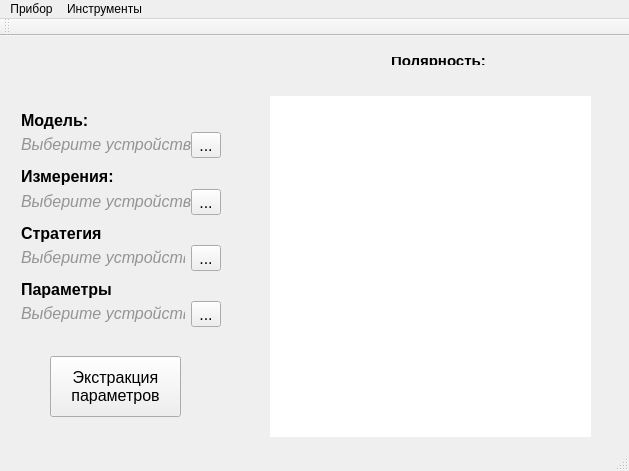
<?xml version="1.0" encoding="UTF-8"?>
<ui version="4.0">
 <class>DeviceWorkspace</class>
 <widget class="QMainWindow" name="DeviceWorkspace">
  <property name="geometry">
   <rect>
    <x>0</x>
    <y>0</y>
    <width>629</width>
    <height>471</height>
   </rect>
  </property>
  <property name="sizePolicy">
   <sizepolicy hsizetype="Fixed" vsizetype="Fixed">
    <horstretch>0</horstretch>
    <verstretch>0</verstretch>
   </sizepolicy>
  </property>
  <property name="minimumSize">
   <size>
    <width>629</width>
    <height>471</height>
   </size>
  </property>
  <property name="maximumSize">
   <size>
    <width>629</width>
    <height>471</height>
   </size>
  </property>
  <property name="windowTitle">
   <string>Рабочая область</string>
  </property>
  <widget class="QWidget" name="centralWidget">
   <widget class="QLabel" name="deviceImage">
    <property name="geometry">
     <rect>
      <x>270</x>
      <y>60</y>
      <width>321</width>
      <height>341</height>
     </rect>
    </property>
    <property name="autoFillBackground">
     <bool>false</bool>
    </property>
    <property name="styleSheet">
     <string notr="true">background-color: rgb(255, 255, 255);</string>
    </property>
    <property name="text">
     <string/>
    </property>
    <property name="pixmap">
     <pixmap>:/images/images/bjt.png</pixmap>
    </property>
    <property name="scaledContents">
     <bool>false</bool>
    </property>
    <property name="alignment">
     <set>Qt::AlignCenter</set>
    </property>
   </widget>
   <widget class="QPushButton" name="btnExtraction">
    <property name="geometry">
     <rect>
      <x>50</x>
      <y>320</y>
      <width>131</width>
      <height>61</height>
     </rect>
    </property>
    <property name="font">
     <font>
      <family>Arial</family>
      <pointsize>12</pointsize>
     </font>
    </property>
    <property name="text">
     <string>Экстракция
параметров</string>
    </property>
   </widget>
   <widget class="QWidget" name="layoutWidget_4">
    <property name="geometry">
     <rect>
      <x>380</x>
      <y>10</y>
      <width>233</width>
      <height>30</height>
     </rect>
    </property>
    <layout class="QHBoxLayout" name="horizontalLayout_10">
     <item>
      <widget class="QLabel" name="labelPolarity">
       <property name="font">
        <font>
         <family>Arial</family>
         <pointsize>11</pointsize>
         <weight>75</weight>
         <bold>true</bold>
        </font>
       </property>
       <property name="text">
        <string>Полярность:</string>
       </property>
      </widget>
     </item>
     <item>
      <widget class="QLabel" name="polarityTitleLabel">
       <property name="text">
        <string/>
       </property>
      </widget>
     </item>
    </layout>
   </widget>
   <widget class="QWidget" name="layoutWidget">
    <property name="geometry">
     <rect>
      <x>10</x>
      <y>61</y>
      <width>222</width>
      <height>241</height>
     </rect>
    </property>
    <layout class="QGridLayout" name="gridLayout">
     <item row="0" column="0">
      <layout class="QVBoxLayout" name="verticalLayout_5">
       <property name="spacing">
        <number>0</number>
       </property>
       <item>
        <widget class="QLabel" name="label_11">
         <property name="font">
          <font>
           <family>Arial</family>
           <pointsize>12</pointsize>
           <weight>75</weight>
           <bold>true</bold>
          </font>
         </property>
         <property name="text">
          <string>Модель:</string>
         </property>
        </widget>
       </item>
       <item>
        <layout class="QHBoxLayout" name="horizontalLayout_6">
         <property name="spacing">
          <number>0</number>
         </property>
         <item>
          <widget class="QLabel" name="labelModel">
           <property name="font">
            <font>
             <family>Arial</family>
             <pointsize>12</pointsize>
            </font>
           </property>
           <property name="text">
            <string>&lt;span style=&quot; font-style:italic; color:#949494;&quot;&gt;Выберите устройство&lt;/span&gt;</string>
           </property>
          </widget>
         </item>
         <item>
          <widget class="QToolButton" name="btnSetModel">
           <property name="font">
            <font>
             <family>Arial</family>
             <pointsize>12</pointsize>
            </font>
           </property>
           <property name="text">
            <string>...</string>
           </property>
          </widget>
         </item>
        </layout>
       </item>
      </layout>
     </item>
     <item row="1" column="0">
      <layout class="QVBoxLayout" name="verticalLayout_6">
       <property name="spacing">
        <number>0</number>
       </property>
       <item>
        <widget class="QLabel" name="label_13">
         <property name="font">
          <font>
           <family>Arial</family>
           <pointsize>12</pointsize>
           <weight>75</weight>
           <bold>true</bold>
          </font>
         </property>
         <property name="text">
          <string>Измерения:</string>
         </property>
        </widget>
       </item>
       <item>
        <layout class="QHBoxLayout" name="horizontalLayout_7">
         <property name="spacing">
          <number>0</number>
         </property>
         <item>
          <widget class="QLabel" name="labelDataset">
           <property name="font">
            <font>
             <family>Arial</family>
             <pointsize>12</pointsize>
            </font>
           </property>
           <property name="text">
            <string>&lt;html&gt;&lt;head/&gt;&lt;body&gt;&lt;p&gt;&lt;span style=&quot; font-style:italic; color:#949494;&quot;&gt;Выберите устройство&lt;/span&gt;&lt;/p&gt;&lt;/body&gt;&lt;/html&gt;</string>
           </property>
          </widget>
         </item>
         <item>
          <widget class="QToolButton" name="btnSetMeasures">
           <property name="font">
            <font>
             <family>Arial</family>
             <pointsize>12</pointsize>
            </font>
           </property>
           <property name="text">
            <string>...</string>
           </property>
          </widget>
         </item>
        </layout>
       </item>
      </layout>
     </item>
     <item row="2" column="0">
      <layout class="QVBoxLayout" name="verticalLayout_8">
       <property name="spacing">
        <number>0</number>
       </property>
       <item>
        <widget class="QLabel" name="label_17">
         <property name="font">
          <font>
           <family>Arial</family>
           <pointsize>12</pointsize>
           <weight>75</weight>
           <bold>true</bold>
          </font>
         </property>
         <property name="text">
          <string>Стратегия</string>
         </property>
        </widget>
       </item>
       <item>
        <layout class="QHBoxLayout" name="horizontalLayout_9">
         <item>
          <widget class="QLabel" name="labelStrategy">
           <property name="font">
            <font>
             <family>Arial</family>
             <pointsize>12</pointsize>
            </font>
           </property>
           <property name="text">
            <string>&lt;html&gt;&lt;head/&gt;&lt;body&gt;&lt;p&gt;&lt;span style=&quot; font-style:italic; color:#949494;&quot;&gt;Выберите устройство&lt;/span&gt;&lt;/p&gt;&lt;/body&gt;&lt;/html&gt;</string>
           </property>
          </widget>
         </item>
         <item>
          <widget class="QToolButton" name="btnSetStrategy">
           <property name="font">
            <font>
             <family>Arial</family>
             <pointsize>12</pointsize>
            </font>
           </property>
           <property name="text">
            <string>...</string>
           </property>
          </widget>
         </item>
        </layout>
       </item>
      </layout>
     </item>
     <item row="3" column="0">
      <layout class="QVBoxLayout" name="verticalLayout_7">
       <property name="spacing">
        <number>0</number>
       </property>
       <item>
        <widget class="QLabel" name="label_15">
         <property name="font">
          <font>
           <family>Arial</family>
           <pointsize>12</pointsize>
           <weight>75</weight>
           <bold>true</bold>
          </font>
         </property>
         <property name="text">
          <string>Параметры</string>
         </property>
        </widget>
       </item>
       <item>
        <layout class="QHBoxLayout" name="horizontalLayout_8">
         <item>
          <widget class="QLabel" name="labelParameters">
           <property name="font">
            <font>
             <family>Arial</family>
             <pointsize>12</pointsize>
            </font>
           </property>
           <property name="text">
            <string>&lt;html&gt;&lt;head/&gt;&lt;body&gt;&lt;p&gt;&lt;span style=&quot; font-style:italic; color:#949494;&quot;&gt;Выберите устройство&lt;/span&gt;&lt;/p&gt;&lt;/body&gt;&lt;/html&gt;</string>
           </property>
          </widget>
         </item>
         <item>
          <widget class="QToolButton" name="btnSetParameters">
           <property name="font">
            <font>
             <family>Arial</family>
             <pointsize>12</pointsize>
            </font>
           </property>
           <property name="text">
            <string>...</string>
           </property>
          </widget>
         </item>
        </layout>
       </item>
      </layout>
     </item>
    </layout>
   </widget>
  </widget>
  <widget class="QMenuBar" name="menuBar">
   <property name="geometry">
    <rect>
     <x>0</x>
     <y>0</y>
     <width>629</width>
     <height>22</height>
    </rect>
   </property>
   <widget class="QMenu" name="menu">
    <property name="title">
     <string>Прибор</string>
    </property>
    <widget class="QMenu" name="menu_3">
     <property name="title">
      <string>Новый</string>
     </property>
     <addaction name="actionNewDevice"/>
     <addaction name="action_11"/>
     <addaction name="action_13"/>
     <addaction name="action_14"/>
     <addaction name="action_15"/>
    </widget>
    <addaction name="menu_3"/>
    <addaction name="actionOpen"/>
    <addaction name="actionClose"/>
    <addaction name="actionRemoveDevices"/>
    <addaction name="actionQuit"/>
   </widget>
   <widget class="QMenu" name="menu_2">
    <property name="title">
     <string>Инструменты</string>
    </property>
    <addaction name="actionSettings"/>
   </widget>
   <addaction name="menu"/>
   <addaction name="menu_2"/>
  </widget>
  <widget class="QToolBar" name="mainToolBar">
   <attribute name="toolBarArea">
    <enum>TopToolBarArea</enum>
   </attribute>
   <attribute name="toolBarBreak">
    <bool>false</bool>
   </attribute>
  </widget>
  <widget class="QStatusBar" name="statusBar"/>
  <action name="actionOpen">
   <property name="text">
    <string>Открыть</string>
   </property>
   <property name="shortcut">
    <string>Ctrl+O</string>
   </property>
  </action>
  <action name="actionClose">
   <property name="text">
    <string>Закрыть</string>
   </property>
   <property name="shortcut">
    <string>Ctrl+W</string>
   </property>
  </action>
  <action name="actionQuit">
   <property name="text">
    <string>Выход</string>
   </property>
   <property name="shortcut">
    <string>Ctrl+Q</string>
   </property>
  </action>
  <action name="action_5">
   <property name="text">
    <string>Моделей</string>
   </property>
  </action>
  <action name="action_6">
   <property name="text">
    <string>Параметров</string>
   </property>
  </action>
  <action name="action_7">
   <property name="text">
    <string>Измерений</string>
   </property>
  </action>
  <action name="action_8">
   <property name="text">
    <string>Графиков</string>
   </property>
  </action>
  <action name="actionSettings">
   <property name="text">
    <string>Настройки</string>
   </property>
  </action>
  <action name="action_11">
   <property name="text">
    <string>Модель</string>
   </property>
  </action>
  <action name="action_13">
   <property name="text">
    <string>Набор параметров</string>
   </property>
  </action>
  <action name="action_14">
   <property name="text">
    <string>Измерения</string>
   </property>
  </action>
  <action name="action_15">
   <property name="text">
    <string>Набор графиков</string>
   </property>
  </action>
  <action name="actionNewDevice">
   <property name="text">
    <string>Устройство</string>
   </property>
   <property name="shortcut">
    <string>Ctrl+N</string>
   </property>
  </action>
  <action name="actionRemoveDevices">
   <property name="text">
    <string>Удалить</string>
   </property>
  </action>
 </widget>
 <layoutdefault spacing="6" margin="11"/>
 <resources/>
 <connections/>
</ui>
